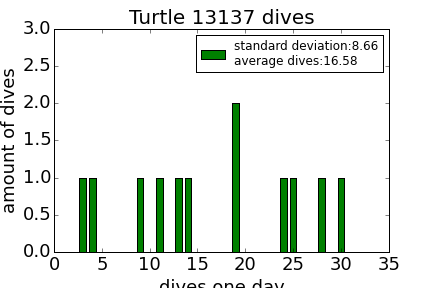

The script that drew this image:
# -*- coding: utf-8 -*-
"""
Created on Mon Nov  7 12:08:52 2016

@author: yifan
"""
import numpy as np
import pandas as pd
import matplotlib.pyplot as plt
from turtleModule import str2ndlist
##################################main code####################################
secondData=pd.read_csv('turtle_13137_tdr.csv')
data=pd.read_csv('13137up_down.csv')
date=pd.Series(secondData['Date'])
Date=[]
for i in date:
    Date.append(i[0:10])#remove minute and second of date
down=pd.Series(str2ndlist(data['down'],bracket=True))
dive_date=[]
for i in range(len(down)):
    idx=down[i][0]
    dive_date.append(Date[int(idx)])#get the date of every dive
dive_date=pd.Series(dive_date)
dive_dates=dive_date.unique()#'list' object has no attribute 'unique',so need use pandas before
day_dives=[0]*len(dive_dates)
for i in range(len(dive_dates)):
    for j in range(len(dive_date)):
        if dive_date[j]==dive_dates[i]:
            day_dives[i]+=1#get all dives of each day
ave_dive=round(np.mean(np.array(day_dives)),2)
std_dive=round(np.std(np.array(day_dives)),2)    
day_dives.sort()
day_dives=pd.Series(day_dives)
y=day_dives.value_counts()
y=y.sort_index()
x=day_dives.unique()
fig=plt.figure()
width=0.7
plt.bar(x,y,align="center",width=width,color='green' ,label=( 'standard deviation:'+str(std_dive) +'\n'+'average dives:'+str(ave_dive)))
plt.legend(loc='best')
plt.xlim([0,35])
plt.ylim([0,3]) 
plt.xticks(fontsize=18)
plt.yticks(fontsize=18)
plt.xlabel('dives one day',fontsize=18)
plt.ylabel('amount of dives',fontsize=18)
plt.title('Turtle 13137 dives',fontsize=20)
plt.savefig('profile per day.png')  # ,' average dives:'+str(ave_dive)
plt.show()
